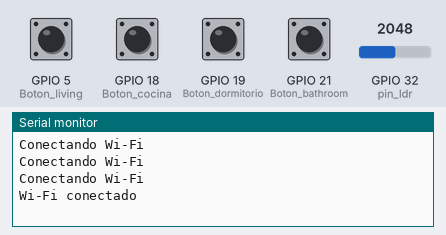
A sketch run on a simulated ESP32. Parts: the last lines printed to the serial monitor. The inputs (shaded band) are chosen by the test bench; at power-on: GPIO 5 (Boton_living), GPIO 18 (Boton_cocina), GPIO 19 (Boton_dormitorio), GPIO 21 (Boton_bathroom) HIGH, GPIO 32 (pin_ldr) = 2048. WiFi joins after 1.5 s; servers stay silent unless stated; no MQTT or app messages arrive unless stated.

Above: at 2.7 s.
2.8 s: GPIO 32 (pin_ldr) set to 660
At 3.9 s:
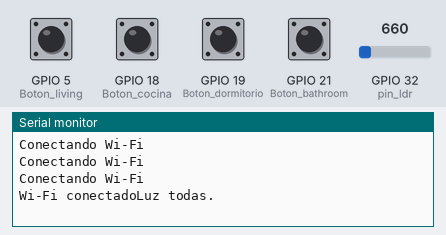
4.3 s: GPIO 5 (Boton_living) pulled LOW for 0.15 s
At 5.1 s:
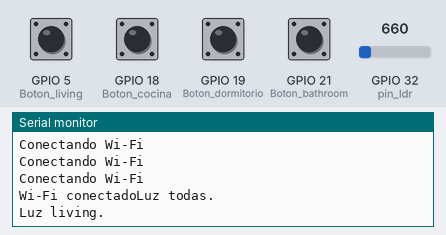
5.9 s: GPIO 18 (Boton_cocina) pulled LOW for 0.15 s
At 6.3 s:
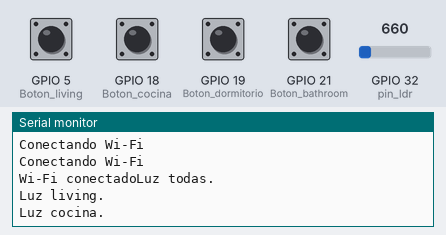
7.5 s: GPIO 19 (Boton_dormitorio) pulled LOW for 0.15 s
At 8.7 s:
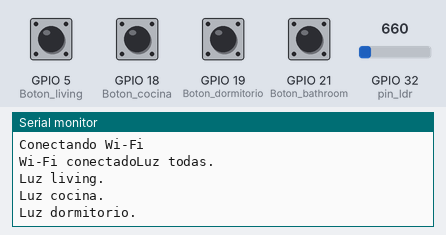
9.1 s: GPIO 21 (Boton_bathroom) pulled LOW for 0.15 s
At 9.9 s:
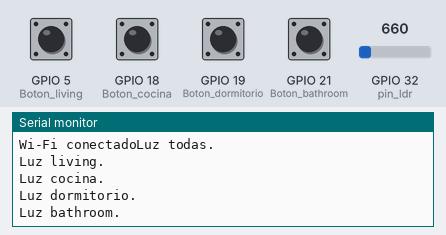

The sketch:

Smart_Home_con_ESP32_Transmisor.ino
```cpp
#include <WiFi.h>
#include <PubSubClient.h>

#define Boton_living 5
#define Boton_cocina 18
#define Boton_dormitorio 19
#define Boton_bathroom 21
#define pin_ldr 32

WiFiClient espClient;
// Creamos un cliente de MQTT con la conexión a internet via wifi
PubSubClient client(espClient);

bool estadoLiving = HIGH, estadoCocina = HIGH, estadoBathroom = HIGH, estadoDormitorio = HIGH, estadoTodas = HIGH;
int CoolDown = 0;

void setup() {

  pinMode(Boton_living, INPUT_PULLUP);
  pinMode(Boton_cocina, INPUT_PULLUP);
  pinMode(Boton_dormitorio, INPUT_PULLUP);
  pinMode(Boton_bathroom, INPUT_PULLUP);

  Serial.begin(115200);

  // Conectarse a una red por nombre + contraseña
  WiFi.begin("iPhone de Morci", "morcilover123");

  while (WiFi.status() != WL_CONNECTED){

    Serial.printf("\nConectando Wi-Fi");
    delay(500);

  }

  if (WiFi.status() == WL_CONNECTED){

    Serial.printf("\nWi-Fi conectado");

  }

  // Realizamos la conexión con el servidor
  client.setServer("broker.hivemq.com", 1883);
  client.connect("laurogod"); // devuelve un booleano indicando si se conecto correctamente

  while (client.connected() == false) {
    Serial.println("Esperando...");
  } // devuelve un booleano que nos permite chequear si la conexión fue exitosa
}

void loop() {
  CoolDown++;

  if(CoolDown == 200000) {
    estadoLiving = HIGH;
    estadoCocina = HIGH;
    estadoBathroom = HIGH;
    estadoDormitorio = HIGH;
    Serial.println(analogRead(pin_ldr));

    estadoTodas = HIGH;

    CoolDown = 0;
  }

  if(digitalRead(Boton_living) == LOW && estadoLiving == HIGH) {
    client.publish("casa/luz/belau/living", "ON");
    Serial.println("Luz living.");
    estadoLiving = LOW;
    }

  if(digitalRead(Boton_cocina) == LOW && estadoCocina == HIGH){
    client.publish("casa/luz/belau/cocina", "ON");
    Serial.println("Luz cocina.");
    estadoCocina = LOW;
  }

  if(digitalRead(Boton_dormitorio) == LOW && estadoDormitorio == HIGH) {
    client.publish("casa/luz/belau/dormitorio", "ON");
    Serial.println("Luz dormitorio.");
    estadoDormitorio = LOW;
  }

  if(digitalRead(Boton_bathroom) == LOW && estadoBathroom == HIGH){
    client.publish("casa/luz/belau/bathroom", "ON");
    Serial.println("Luz bathroom.");
    estadoBathroom = LOW;
  }

  if(analogRead(pin_ldr) <= 700 && estadoTodas == HIGH){
    client.publish("casa/luz/belau/todas", "ON");
    Serial.println("Luz todas.");
    estadoTodas = LOW;
  }
}
```

Measured:
- after the input at 2.8 s, the serial monitor: prints a new line at once (image 1)
- after the input at 4.3 s, the serial monitor: prints a new line at once (image 2)
- after the input at 5.9 s, the serial monitor: prints a new line at once (image 3)
- after the input at 7.5 s, the serial monitor: prints a new line at once (image 4)
- after the input at 9.1 s, the serial monitor: prints a new line at once (image 5)
